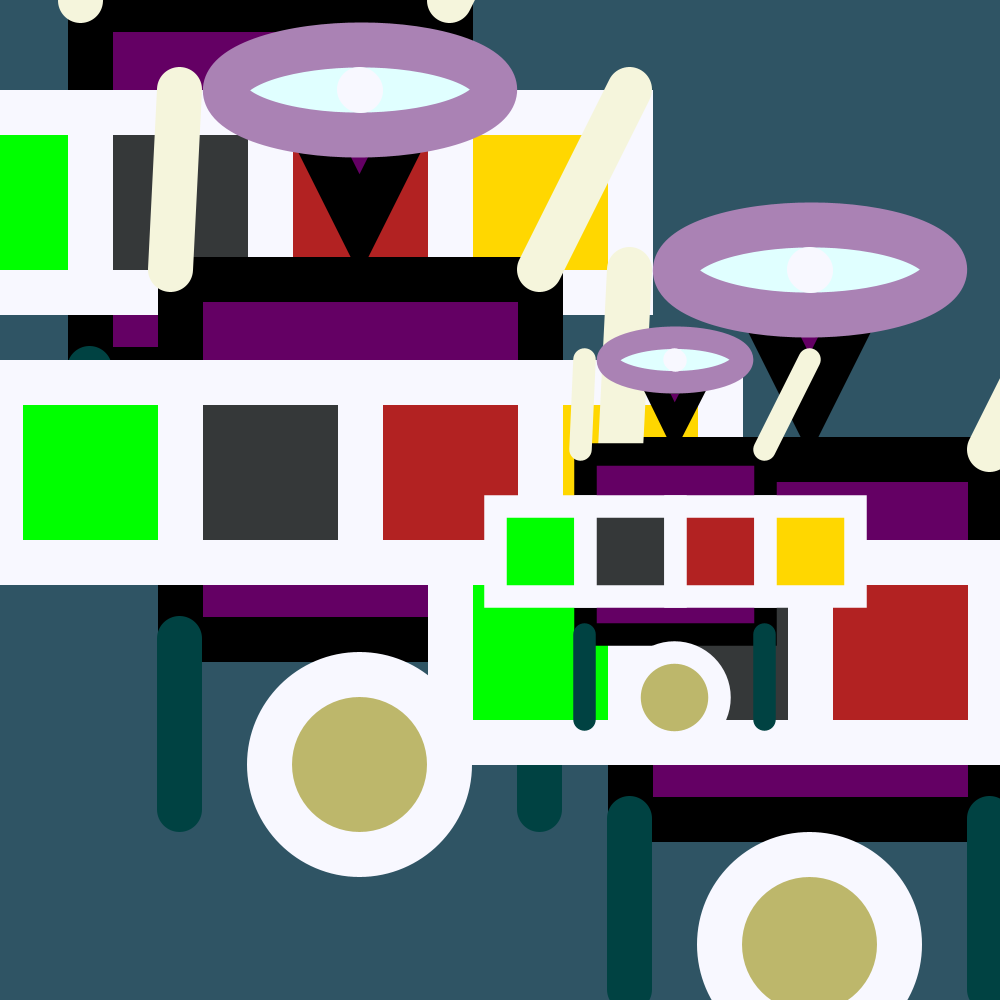
Frame 1 (no input)
Frame 60 (the mouse pressed at the canvas centre just before this capture): identical to frame 1, image omitted
Frame 120 (the mouse held since frame 60 and released just before this capture): identical to frame 1, image omitted

The Processing sketch that drew this single still picture (run headless with seeded random() and noise(); from frame 60 on, the mouse is pressed at the canvas centre):

// Processing sketch: functions_exercise
// ── functions_exercise.pde
void setup () {
  size(1000, 1000);
}
void draw () {
  background(47.8, 84.7, 100.2);
  scale(0.9);
  creature();
  translate(100, 300);
  creature();
  
  translate(500, 200);
  creature();
  scale(0.5);
  creature();
}

void creature () {
  push();
  translate(-300, -400);

  strokeWeight(50);
  fill(100, 0, 100);
  square(400, 410, 400);
  /*
this is the main body
   */

  triangle(550, 250, 650, 250, 600, 350);
  stroke(245, 245, 220);
  line(390, 400, 400, 200);
  line(800, 400, 900, 200);
  /*
these are the 2 arm lines
   */
  stroke(0, 66, 66);
  line(400, 810, 400, 1000);
  line(800, 810, 800, 1000);
  /*
these are the 2 leg lines
   */
  fill(224, 255, 255);
  stroke(170, 130, 180);
  arc(600, 200, 300, 100, 200, 500);
  /*
this is the face of my robot
   */
  stroke(248, 248, 255);
  point(600, 200);
  /*
   this is the eye
   */
  fill(0, 255, 0);
  square(200, 525, 200);

  fill(53, 56, 57);
  square(400, 525, 200);
  fill(189, 183, 107);
  circle(600, 950, 200);
  fill(178, 34, 34);
  square(600, 525, 200);
  fill(255, 215, 0);
  square(800, 525, 200);
  pop();
}
